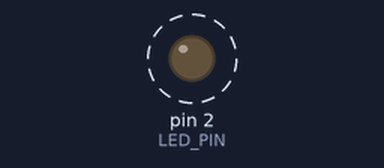
Recording of a sketch running on a simulated Arduino Uno, built with avr-gcc and run on an emulated ATmega328P. Shown: output pins drawn as LEDs (lit = HIGH). Dashed ring = blinking. What the sketch prints to the serial monitor is not drawn.

Above: at 0.2 s.
Timing chart, 0 to 3.0 s (numbered marks = the images above):
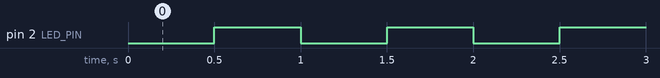

Measured:
- by itself, pin 2 (LED_PIN): alternates HIGH for 0.50 s and LOW for 0.50 s

The sketch:

ex02.ino
```cpp
#define LED_PIN 2
unsigned long prevTime = 0;
const unsigned long interval = 500;

void setup() {
  Serial.begin(115200);
  pinMode(LED_PIN, OUTPUT);
}
void loop() {
  unsigned long curTime = millis();
  if(curTime - prevTime >= interval){
    prevTime = curTime;
    int ledState = !digitalRead(LED_PIN);
    digitalWrite(LED_PIN, ledState);
    if(ledState) Serial.println("LED ON(millis)");
    else Serial.println("LED OFF(millis)");
  }
}
```
